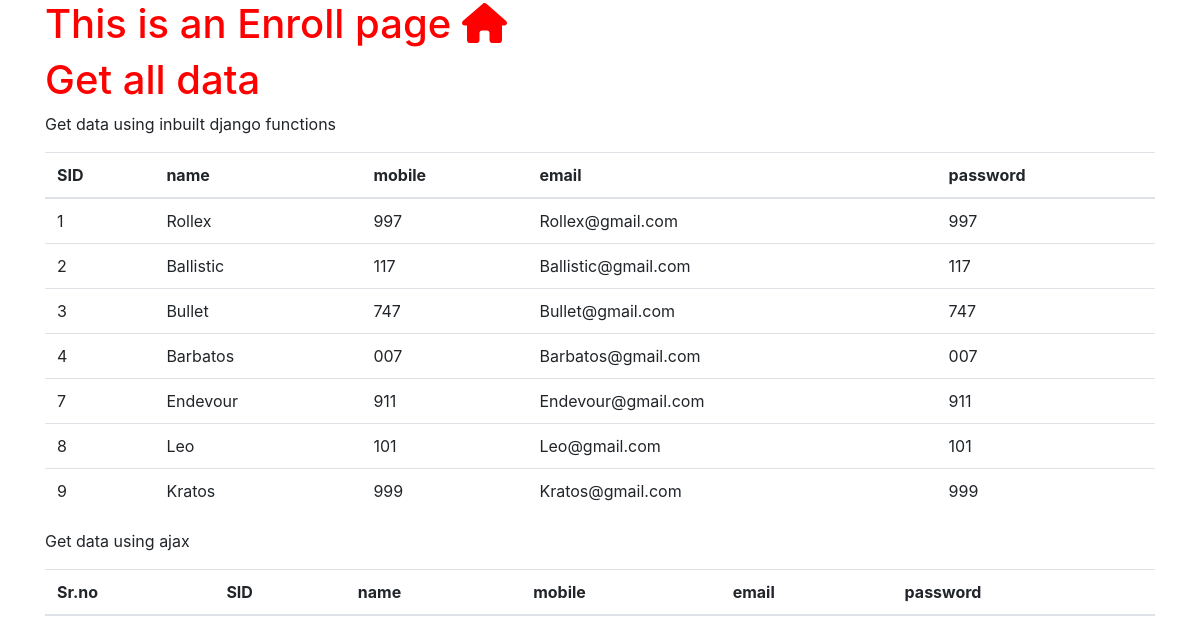
Before: / with the older database file.
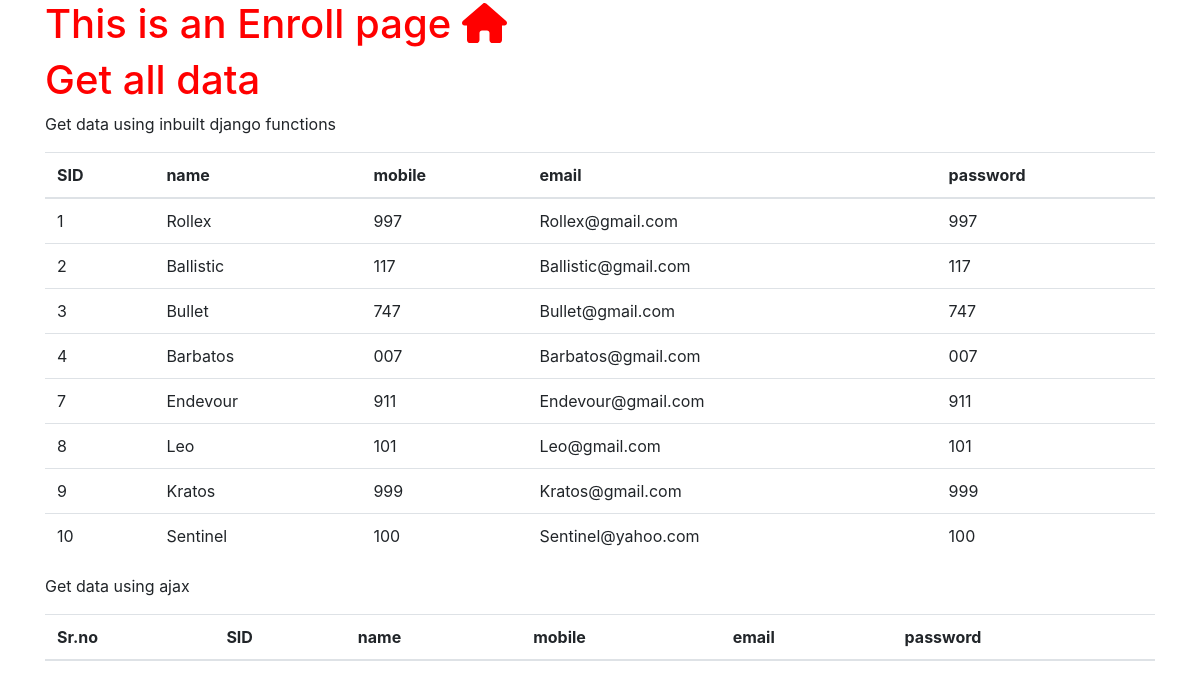
After: the same page with the newer database file.
### enroll/models.py (models this page shows, shortened)
class Student(models.Model):
    SID = models.BigAutoField(primary_key=True)
    name = models.CharField(max_length = 70)
    mobile = models.CharField(max_length=10)
    email = models.EmailField(max_length=20)
    password = models.CharField(max_length=20)

### enroll/views.py (the view)
# urls.py: path('',enroll,name="enroll"),
def enroll(request):
    Students = Student.objects.all()
    data = {'title' : 'Enroll', 'Student' : Students}
    return render(request,"enroll/enroll.html",data)

### templates/enroll/enroll.html (shortened to what this page needs)
{% extends "base/base.html" %}
{% load static %}
{% block content %}
<link href="{% static 'css/enroll/enroll.css' %}" rel="stylesheet"/>
<div class="container">
    <h1>This is an {{title}} page <i class="fa-solid fa-house fa-shake"></i></h1>
    <h1>Get all data</h1>
    <p>Get data using inbuilt django functions</p>
    <table class="table">
        <thead>
          <tr>
            <th scope="col">SID</th>
            <th scope="col">name</th>
            <th scope="col">mobile</th>
            <th scope="col">email</th>
            <th scope="col">password</th>
          </tr>
        </thead>
        <tbody>
            {% if Student %}
            {% for values in Student %}
            <tr>
                <td>{{values.SID}}</td>
                <td>{{values.name}}</td>
                <td>{{values.mobile}}</td>
                <td>{{values.email}}</td>
                <td>{{values.password}}</td>
              </tr>
            {% endfor %}
            {% else %}
            <p>No data</p>
            {% endif %}
        </tbody>
      </table>
      <p>Get data using ajax</p>
      <table class="table">
        <thead>
          <tr>
            <th scope="col">Sr.no</th>
            <th scope="col">SID</th>
            <th scope="col">name</th>
            <th scope="col">mobile</th>
            <th scope="col">email</th>
            <th scope="col">password</th>
          </tr>
        </thead>
      </table>
</div>
{% endblock content %}

Changed rows visible on the page:
added Student: SID "10", name "Sentinel", mobile "100", email "Sentinel@yahoo.com", password "100"
